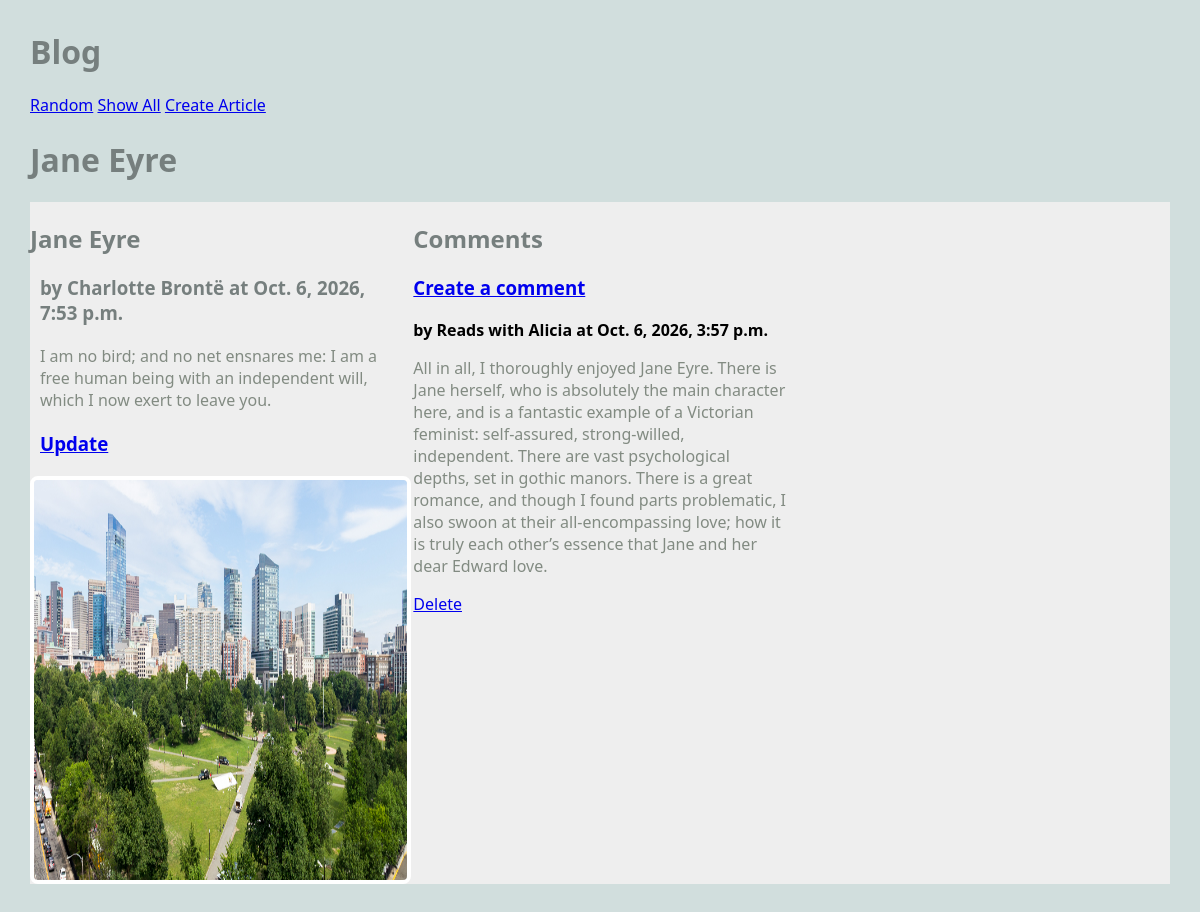
The app's page /blog/article/1, older data.
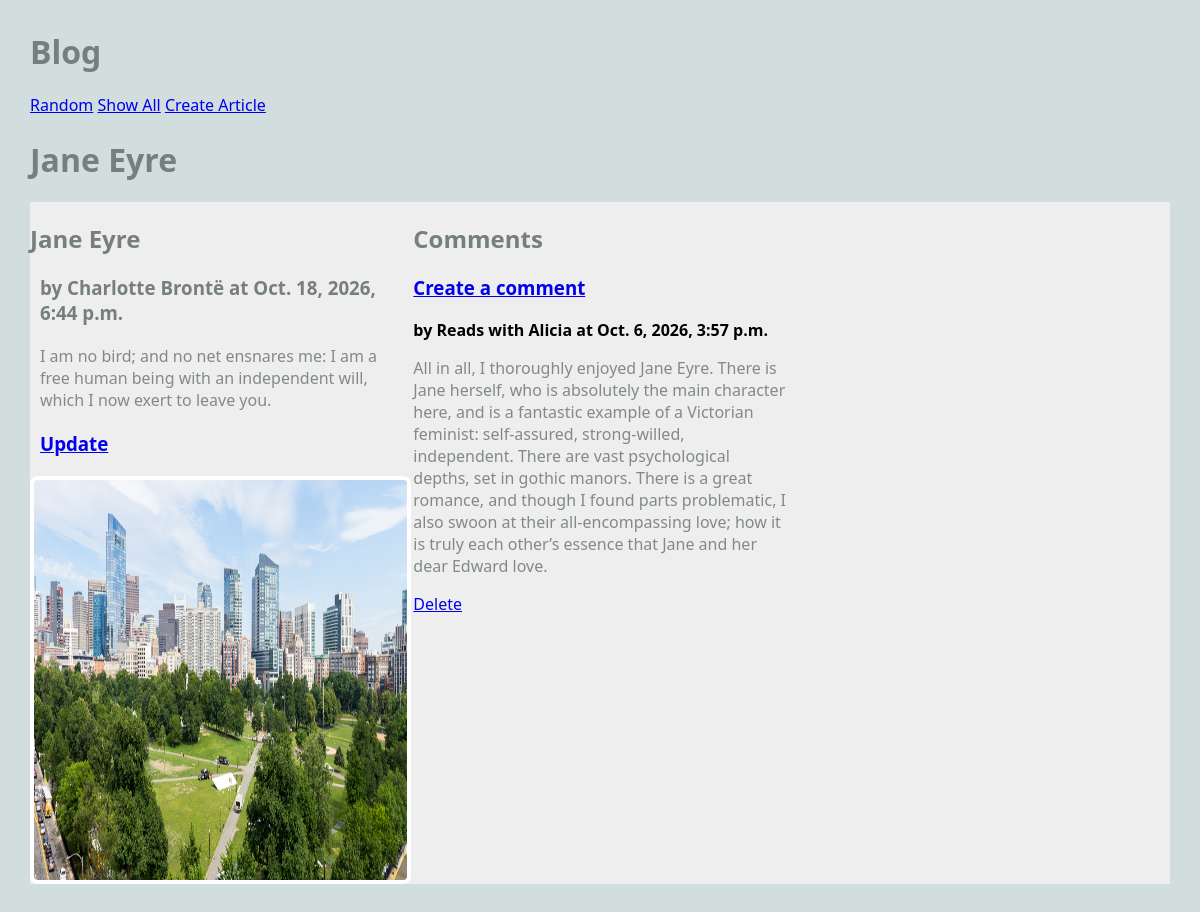
The same page, newer data.
### blog/models.py (models this page shows, shortened)
class Article(models.Model):
    title = models.TextField(blank=True) # can be empty
    author = models.TextField(blank=True)
    text = models.TextField(blank=True)
    published = models.DateTimeField(auto_now=True) # when it was created
    image_file = models.ImageField(blank=True)
    def get_all_comments(self):
        comments = Comment.objects.filter(article=self)
        return comments

class Comment(models.Model):
    article = models.ForeignKey(Article, on_delete=models.CASCADE)
    author = models.TextField(blank=False) # already defined
    text = models.TextField(blank=False)
    published = models.DateTimeField(auto_now=True)
    def __str__(self):
        return f'{self.text}'

### blog/views.py (the view)
# urls.py: path('article/<int:pk>', ArticleView.as_view(), name='article'), # show a single article
class ArticleView(DetailView):
    model = Article
    template_name = "blog/article.html"
    context_object_name = 'article' # different

### blog/templates/blog/article.html
{% extends 'blog/base.html' %}
{% block content %}
<h1>{{article.title}}</h1>
<main class="grid-container">
    <article>
		<div>
			<h2>{{article.title}}</h2>
			<h3>by {{article.author}} at {{article.published}}</h3>
			<p>
			{{article.text}}
			</p>
			<h3>
				<a href="{% url 'update_article' article.pk %}">Update</a>
			</h3>
		</div>
		{% if article.image_file %}
		<img src="{{ article.image_file.url }}" alt="picture">
		{% else %}
		<h3>No image</h3>
		{% endif %}
	</article>
	<div>
		<h2>Comments</h2>
		<h3>
			<a href="{% url 'create_comment' article.pk %}">Create a comment</a>
		</h3>
		{% for comment in article.get_all_comments %}
		<div>
			<strong>by {{comment.author}} at {{comment.published}}</strong>
			<p>{{comment.text}}</p>
			<a href="{% url 'delete_comment' comment.pk %}">Delete</a>
		</div>
		{% endfor %}
	</div>
</main>
{% endblock %}

### blog/templates/blog/base.html (shortened to what this page needs)
{% load static %}
<html>
    <head>
        <link rel="stylesheet" href="{% static 'styles-blog.css' %}">
    </head>
    <body>
        <head>
            <h1>Blog</h1>
            <nav>
                <ul>
                    <li><a href="{% url 'random' %}">Random</a></li>
                    <li><a href="{% url 'show_all' %}">Show All</a></li>
                    <li><a href="{% url 'create_article' %}">Create Article</a></li>
                </ul>
            </nav>
        </head>
        {% block content %}
        {% endblock %}
    </body>
</html>

### static/styles-blog.css (style rules this page uses)
body { margin: 30px; background: #d1dedd; font-family:'Segoe UI', Tahoma, Geneva, Verdana, sans-serif; }
img { height: 400px; width: 200px; }
ul, li { padding: 0px; list-style-type: none; }
h1, h2, h3 { color: #767f7e; }
p { color: #828b82; }
.grid-container { background: #eee; max-width: 900px; display: grid; grid-template-columns: repeat(3, 1fr); grid-gap: 10px; max-width: 1200px; margin: 20px auto; }
article img, article.featured img { width: 100%; border: 4px solid #fff; border-radius: 8px; }
article p, article h3 { margin: 20px 10px; }
nav li { display: inline; }

Row changes from the older to the newer data that the page shows:
changed Article "Jane Eyre": published "Oct. 6, 2026, 7:53 p.m." → "Oct. 18, 2026, 6:44 p.m."
